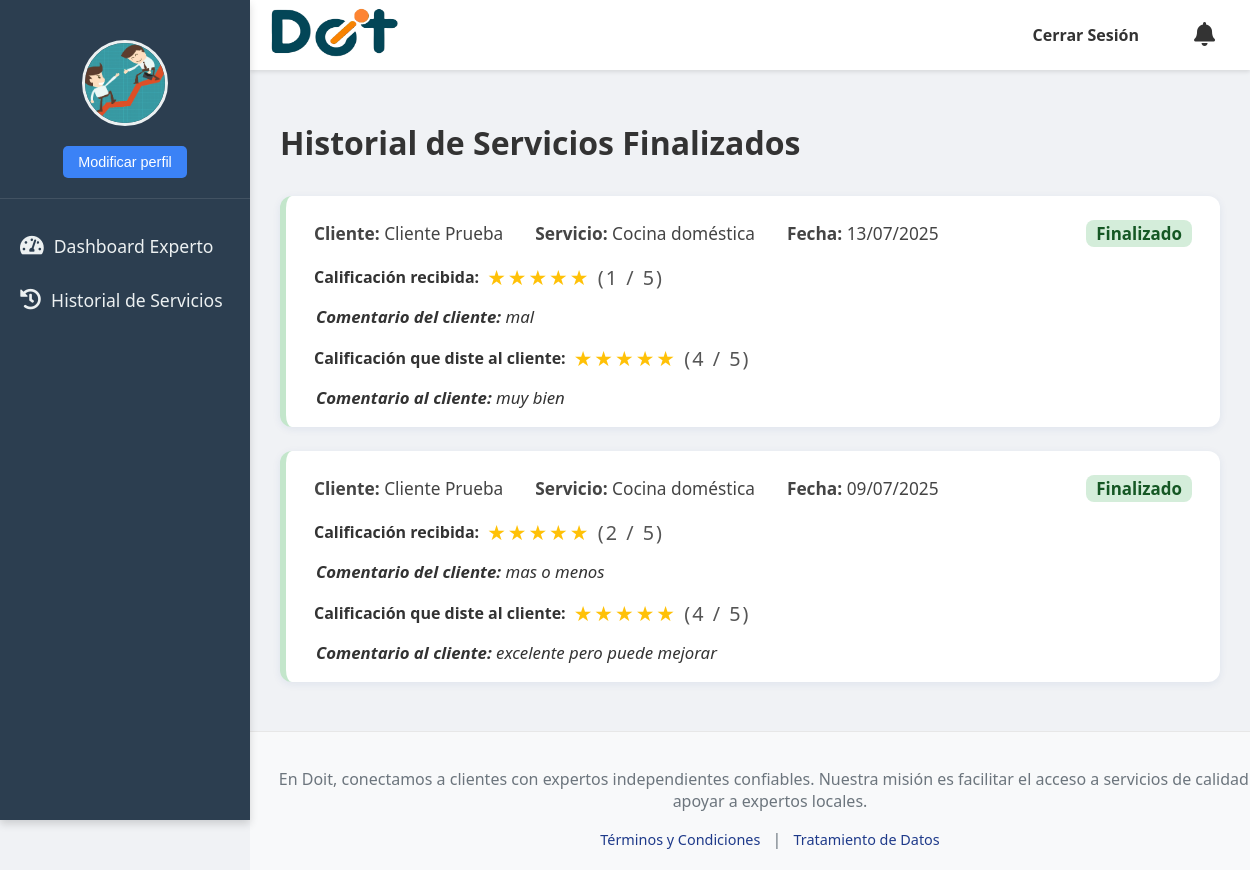
The page /experto/historial/ (signed in) on the database its author committed.
### doit_app/models.py (models this page shows, shortened)
class CustomUser(AbstractUser):
    tipo_usuario_choices = [
        ('cliente', 'Cliente'),
        ('experto', 'Experto'),
    ]
    genero = models.ForeignKey(Genero, on_delete=models.SET_NULL, null=True, blank=True, verbose_name="Género")
    tipo_usuario = models.CharField(max_length=20, choices=tipo_usuario_choices, default='cliente', verbose_name="Tipo de Usuario")
    nacionalidad = models.CharField(max_length=100, blank=True, null=True, verbose_name="Nacionalidad")
    numDoc = models.CharField(max_length=100, unique=True, blank=True, null=True, verbose_name="Número de Documento")
    telefono = models.CharField(max_length=20, blank=True, null=True, verbose_name="Teléfono")
    fechaNacimiento = models.DateField(blank=True, null=True, verbose_name="Fecha de Nacimiento")
    hojaVida = models.CharField(max_length=300, blank=True, null=True, verbose_name="Link Hoja de Vida (URL)")
    hojaVida_file = models.FileField(upload_to='hojas_de_vida/', blank=True, null=True, verbose_name="Archivo de Hoja de Vida")
    foto_perfil = models.ImageField(upload_to='perfil/', null=True, blank=True, verbose_name="Foto de Perfil")
    tipo_documento = models.ForeignKey(TipoDoc, on_delete=models.SET_NULL, null=True, blank=True, verbose_name="Tipo de Documento")
    especialidad = models.ManyToManyField(
        Servicios,
        blank=True,
        verbose_name="Servicios que ofrece el experto"
    )
    direccion = models.CharField(max_length=255, blank=True, null=True, verbose_name="Dirección de Residencia")
    barrio = models.CharField(max_length=100, blank=True, null=True, verbose_name="Barrio")
    documento_identidad_pdf = models.FileField(upload_to='documentos_identidad/', blank=True, null=True, verbose_name="Documento de Identidad (PDF)")
    class Meta:
        verbose_name = "Usuario Personalizado"
        verbose_name_plural = "Usuarios Personalizados"
        app_label = "doit_app"
    def is_usuario_normal(self):
        return self.tipo_usuario == 'cliente'
    def is_experto(self):
        return self.tipo_usuario == 'experto'

class Reserva(models.Model):
    Fecha = models.DateField(verbose_name="Fecha de Reserva")
    Hora = models.TimeField(verbose_name="Hora de Reserva")
    direccion = models.CharField(max_length=255, verbose_name="Dirección del Servicio")
    descripcion = models.TextField(verbose_name="Descripción del Servicio")
    detallesAdicionales = models.TextField(blank=True, null=True, verbose_name="Detalles Adicionales")
    ciudad = models.ForeignKey(Ciudad, on_delete=models.CASCADE, verbose_name="Ciudad del Servicio")
    pais = models.ForeignKey(Pais, on_delete=models.CASCADE, verbose_name="País del Servicio")
    metodoDePago = models.ForeignKey(
        Metodo,
        on_delete=models.SET_NULL,
        null=True,
        blank=True,
        verbose_name="Método de Pago Preferido"
    )
    idUsuario = models.ForeignKey(
        settings.AUTH_USER_MODEL,
        on_delete=models.CASCADE,
        related_name='reservas_realizadas',
        verbose_name="Cliente que Reserva"
    )
    idServicios = models.ForeignKey(Servicios, on_delete=models.CASCADE, verbose_name="Servicio Solicitado")
    idEstado = models.ForeignKey(
        Estado,
        on_delete=models.SET_DEFAULT,
        default=1,
        verbose_name="Estado de la Reserva"
    )
    experto_asignado = models.ForeignKey(
        settings.AUTH_USER_MODEL,
        on_delete=models.SET_NULL,
        null=True,
        blank=True,
        related_name='reservas_aceptadas',
        limit_choices_to={'tipo_usuario': 'experto'},
        verbose_name="Experto Asignado"
    )
    pago_ofrecido = models.DecimalField(
        max_digits=10,
        decimal_places=2,
        blank=True,
        null=True,
        verbose_name="Pago Ofrecido por el Cliente"
    )
    motivo_cancelacion = models.TextField(
        blank=True,
        null=True,
        verbose_name="Motivo de Cancelación"
    )
    servicio_iniciado = models.BooleanField(default=False, verbose_name="Servicio Iniciado")
    servicio_finalizado = models.BooleanField(default=False, verbose_name="Servicio Finalizado")
    comentario_durante_servicio = models.TextField(blank=True, null=True, verbose_name="Comentario del Experto")
    duracion_estimada = models.CharField(max_length=50, null=True, blank=True, verbose_name="duracion del servicio")
    comentario_cliente = models.TextField(blank=True, null=True, verbose_name="Comentario del Cliente")
    creado_en = models.DateTimeField(auto_now_add=True)
    actualizado_en = models.DateTimeField(auto_now=True)
    class Meta:
        verbose_name = "Reserva"
        verbose_name_plural = "Reservas"
        db_table = "Reserva"
        app_label = "doit_app"

class Servicios(models.Model):
    NombreServicio = models.CharField(max_length=50, verbose_name="Nombre del servicio")
    idCategorias = models.ForeignKey(Categorias, on_delete=models.CASCADE, verbose_name="Categoría del servicio")
    class Meta:
        verbose_name = "Servicio"
        verbose_name_plural = "Servicios"
        db_table = "Servicios"
        app_label = "doit_app"

class Calificaciones(models.Model):
    CALIFICADOR_CHOICES = [
        ("cliente_a_experto", "Cliente a Experto"),
        ("experto_a_cliente", "Experto a Cliente"),
    ]
    reserva = models.ForeignKey('Reserva', on_delete=models.CASCADE, verbose_name="Reserva calificada")
    calificado_por = models.ForeignKey(settings.AUTH_USER_MODEL, on_delete=models.CASCADE, related_name='calificaciones_realizadas', verbose_name="Usuario que califica")
    calificado_a = models.ForeignKey(settings.AUTH_USER_MODEL, on_delete=models.CASCADE, related_name='calificaciones_recibidas', verbose_name="Usuario calificado")
    tipo = models.CharField(max_length=20, choices=CALIFICADOR_CHOICES, verbose_name="Tipo de calificación")
    puntuacion = models.PositiveSmallIntegerField(verbose_name="Puntuación (1-5)")
    comentario = models.CharField(max_length=150, verbose_name="Comentario del servicio", blank=True, null=True)
    fecha = models.DateField(auto_now_add=True, verbose_name="Fecha del comentario")
    class Meta:
        verbose_name = "Calificación"
        verbose_name_plural = "Calificaciones"
        db_table = "Calificaciones"
        app_label = "doit_app"

### doit_app/views.py (the view)
# urls.py: path('experto/historial/', views.historial_experto, name='historial_experto'), # Renombrado para claridad
@login_required
@user_passes_test(is_experto, login_url=reverse_lazy('login'))
def historial_experto(request):
    from doit_app.models import Calificaciones
    reservas_finalizadas = Reserva.objects.filter(
        experto_asignado=request.user,
        servicio_finalizado=True
    ).order_by('-Fecha', '-Hora')
    historial = []
    for reserva in reservas_finalizadas:
        calif_cliente = Calificaciones.objects.filter(reserva=reserva, tipo='cliente_a_experto').first()
        calif_experto = Calificaciones.objects.filter(reserva=reserva, tipo='experto_a_cliente').first()
        historial.append({
            'reserva': reserva,
            'calif_cliente': calif_cliente,
            'calif_experto': calif_experto
        })
    return render(request, 'experto/historial_experto.html', {
        'historial': historial
    })

### doit_app/views.py (called while the page is built)
def is_experto(user):
    return user.is_authenticated and user.tipo_usuario == 'experto'

### doit_app/templates/experto/historial_experto.html (shortened to what this page needs)
{% extends "base.html" %}
{% load static %}
{% block content %}
<h1>Historial de Servicios Finalizados</h1>
<div class="reservas-lista">
  {% for item in historial %}
    <div class="reserva-card finalizada">
      <div class="reserva-header">
        <div class="reserva-info">
          <span><strong>Cliente:</strong> {{ item.reserva.idUsuario.get_full_name|default:item.reserva.idUsuario.username }}</span>
          <span><strong>Servicio:</strong> {{ item.reserva.idServicios.NombreServicio }}</span>
          <span><strong>Fecha:</strong> {{ item.reserva.Fecha|date:"d/m/Y" }}</span>
        </div>
        <span class="reserva-estado finalizada">Finalizado</span>
      </div>
      <div class="reserva-calificacion">
        <span><strong>Calificación recibida:</strong></span>
        <span class="estrellas">
          {% if item.calif_cliente %}
            {% for i in "12345"|slice:":item.calif_cliente.puntuacion" %}★{% endfor %}
            <span style="color:#555; font-size:0.95em;">({{ item.calif_cliente.puntuacion }} / 5)</span>
          {% else %}
            Sin calificar
          {% endif %}
        </span>
      </div>
      <div class="reserva-comentario">
        <strong>Comentario del cliente:</strong>
        {% if item.calif_cliente and item.calif_cliente.comentario %}
          {{ item.calif_cliente.comentario }}
        {% else %}
          ---
        {% endif %}
      </div>
      <div class="reserva-calificacion">
        <span><strong>Calificación que diste al cliente:</strong></span>
        <span class="estrellas">
          {% if item.calif_experto %}
            {% for i in "12345"|slice:":item.calif_experto.puntuacion" %}★{% endfor %}
            <span style="color:#555; font-size:0.95em;">({{ item.calif_experto.puntuacion }} / 5)</span>
          {% else %}
            Sin calificar
          {% endif %}
        </span>
      </div>
      <div class="reserva-comentario">
        <strong>Comentario al cliente:</strong>
        {% if item.calif_experto and item.calif_experto.comentario %}
          {{ item.calif_experto.comentario }}
        {% else %}
          ---
        {% endif %}
      </div>
    </div>
  {% empty %}
    <p>No tienes servicios finalizados.</p>
  {% endfor %}
</div>
{% endblock %}

### doit_app/templates/base.html (shortened to what this page needs)
<!DOCTYPE html>
<html lang="es">
{% load static %}
<head>
    <link rel="stylesheet" href="{% static 'css/styles.css' %}">
    <link rel="stylesheet" href="https://cdnjs.cloudflare.com/ajax/libs/font-awesome/5.15.4/css/all.min.css">
</head>
<body>
    {% if user.is_authenticated and not user.is_staff and not user.is_superuser %}
    <div id="sidebar">
        <div class="perfil-header">
            <div class="perfil-foto-container">
                {% if user.foto_perfil %}
                    <img src="{{ user.foto_perfil.url }}" alt="Foto de perfil de {{ user.username }}" class="perfil-foto">
                {% else %}
                    <img src="{% static 'images/default_profile.jpg' %}" alt="Foto de perfil por defecto" class="perfil-foto">
                {% endif %}
            </div>
            <div>
                <a href="{% url 'editar_perfil' %}">
                    <button class="modificar-perfil-btn">Modificar perfil</button>
                </a>
            </div>
        </div>
        <ul class="list-unstyled components">
            {% if user.is_authenticated and user.is_experto %}
                <li><a href="{% url 'dashboard_experto' %}"><i class="fas fa-tachometer-alt"></i> Dashboard Experto</a></li>
                <li><a href="{% url 'historial_experto' %}"><i class="fas fa-history"></i> Historial de Servicios</a></li>
            {% endif %}
        </ul>
    </div>
    {% endif %}
    <div id="content-wrapper">
        <header>
            <nav class="navbar navbar-light bg-light">
                <div class="logo">
                    {% if user.is_authenticated %}
                        {% if user.is_usuario_normal %}
                            <a href="{% url 'principal' %}">
                                <img src="{% static 'images/Doit_logo.png' %}" alt="Logo Doit" width="130">
                            </a>
                        {% elif user.is_experto %}
                            <a href="{% url 'dashboard_experto' %}">
                                <img src="{% static 'images/Doit_logo.png' %}" alt="Logo Doit" width="130">
                            </a>
                        {% elif user.is_superuser %}
                            <a href="{% url 'admin_principal' %}">
                                <img src="{% static 'images/Doit_logo.png' %}" alt="Logo Doit" width="130">
                            </a>
                        {% else %}
                             <a href="{% url 'home' %}">
                                <img src="{% static 'images/Doit_logo.png' %}" alt="Logo Doit" width="130">
                            </a>
                        {% endif %}
                    {% else %}
                        <a href="{% url 'home' %}">
                            <img src="{% static 'images/Doit_logo.png' %}" alt="Logo Doit" width="130">
                        </a>
                    {% endif %}
                </div>
                <ul class="nav-links">
                    {% if user.is_authenticated %}
                        <li><a href="{% url 'user_logout' %}">Cerrar Sesión</a></li>
                    {% else %}
                        <li><a href="{% url 'login' %}">Iniciar Sesión</a></li>
                        <li><a href="{% url 'registrarse' %}">Registrarse</a></li>
                    {% endif %}
                    <li style="position:relative;">
                        <a href="{% url 'notificaciones' %}" id="notificaciones-link" style="position:relative;">
                            <i class="fa fa-bell" style="font-size:1.5em;"></i>
                        </a>
                    </li>
                </ul>
            </nav>
        </header>
        <main>
            {% block content %}
            {% endblock %}
        </main>
        <footer>
            <p> En Doit, conectamos a clientes con expertos independientes confiables. Nuestra misión es facilitar el acceso a servicios de calidad y apoyar a expertos locales. </p>
            <div class="footer-links">
                <a href="{% url 'terminos_condiciones' %}">Términos y Condiciones</a> |
                <a href="{% url 'tratamiento_datos' %}">Tratamiento de Datos</a>
            </div>
        </footer>
    </div>
</body>
</html>

### rows shown on the page
CustomUser: foto_perfil (picture)
Reserva: reserva.idUsuario.get_full_name "Cliente Prueba", reserva.idServicios.NombreServicio "Cocina doméstica", reserva.Fecha "13/07/2025", calif_cliente.puntuacion "1", calif_cliente.comentario "mal", calif_experto.puntuacion "4", calif_experto.comentario "muy bien"
Reserva: reserva.idUsuario.get_full_name "Cliente Prueba", reserva.idServicios.NombreServicio "Cocina doméstica", reserva.Fecha "09/07/2025", calif_cliente.puntuacion "2", calif_cliente.comentario "mas o menos", calif_experto.puntuacion "4", calif_experto.comentario "excelente pero puede mejorar"
